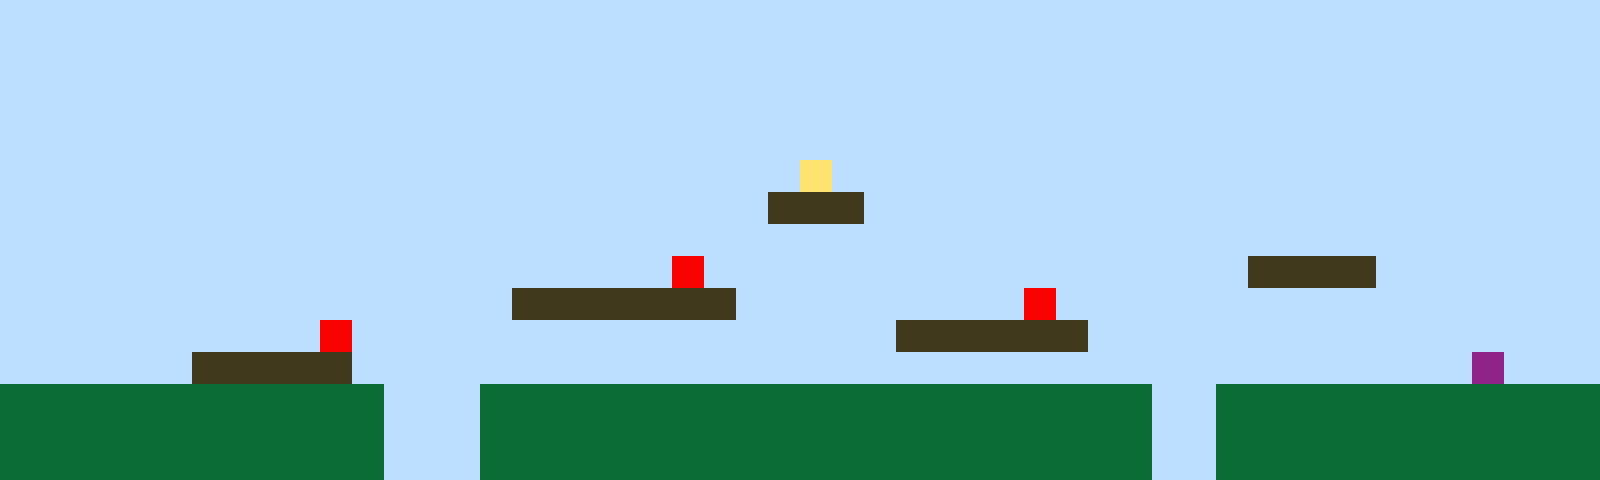

Below is a game level as drawn by its tile map, then a one-line description and the .tmx file that defines it, in full:
An orthogonal 50x15 tile map with 32x32 px tiles, 1 tile layer (Tile Layer 1).

<map version="1.10" tiledversion="1.11.2" orientation="orthogonal" renderorder="right-up" width="50" height="15" tilewidth="32" tileheight="32" infinite="0" nextlayerid="2" nextobjectid="1"><editorsettings><export target="map1.csv" format="csv" /></editorsettings><tileset firstgid="1" name="sprites" tilewidth="32" tileheight="32" tilecount="6" columns="3"><image source="sprites.png" width="96" height="64" /></tileset><layer id="1" name="Tile Layer 1" width="50" height="15"><data encoding="csv">1,1,1,1,1,1,1,1,1,1,1,1,1,1,1,1,1,1,1,1,1,1,1,1,1,1,1,1,1,1,1,1,1,1,1,1,1,1,1,1,1,1,1,1,1,1,1,1,1,1,1,1,1,1,1,1,1,1,1,1,1,1,1,1,1,1,1,1,1,1,1,1,1,1,1,1,1,1,1,1,1,1,1,1,1,1,1,1,1,1,1,1,1,1,1,1,1,1,1,1,1,1,1,1,1,1,1,1,1,1,1,1,1,1,1,1,1,1,1,1,1,1,1,1,1,1,1,1,1,1,1,1,1,1,1,1,1,1,1,1,1,1,1,1,1,1,1,1,1,1,1,1,1,1,1,1,1,1,1,1,1,1,1,1,1,1,1,1,1,1,1,1,1,1,1,1,1,1,1,1,1,1,1,1,1,1,1,1,1,1,1,1,1,1,1,1,1,1,1,1,1,1,1,1,1,1,1,1,1,1,1,1,1,1,1,1,1,1,1,1,1,1,1,1,1,1,1,1,1,1,1,1,1,1,1,1,1,1,1,1,1,1,1,1,1,1,1,1,1,1,1,1,1,1,1,1,1,1,1,1,1,1,1,1,1,1,1,1,1,1,1,1,1,1,1,4,1,1,1,1,1,1,1,1,1,1,1,1,1,1,1,1,1,1,1,1,1,1,1,1,1,1,1,1,1,1,1,1,1,1,1,1,1,1,1,1,1,1,1,1,1,1,1,1,3,3,3,1,1,1,1,1,1,1,1,1,1,1,1,1,1,1,1,1,1,1,1,1,1,1,1,1,1,1,1,1,1,1,1,1,1,1,1,1,1,1,1,1,1,1,1,1,1,1,1,1,1,1,1,1,1,1,1,1,1,1,1,1,1,1,1,1,1,1,1,1,1,1,1,1,1,1,1,1,1,1,1,1,1,1,1,1,1,1,1,1,1,1,1,1,1,5,1,1,1,1,1,1,1,1,1,1,1,1,1,1,1,1,1,3,3,3,3,1,1,1,1,1,1,1,1,1,1,1,1,1,1,1,1,1,1,1,1,1,1,1,3,3,3,3,3,3,3,1,1,1,1,1,1,1,1,1,5,1,1,1,1,1,1,1,1,1,1,1,1,1,1,1,1,1,1,1,1,1,1,1,1,1,1,1,5,1,1,1,1,1,1,1,1,1,1,1,1,1,1,1,1,1,3,3,3,3,3,3,1,1,1,1,1,1,1,1,1,1,1,1,1,1,1,1,1,1,1,1,1,1,3,3,3,3,3,1,1,1,1,1,1,1,1,1,1,1,1,1,1,1,1,1,1,1,1,1,1,1,1,1,1,1,1,1,1,1,1,1,1,1,6,1,1,1,2,2,2,2,2,2,2,2,2,2,2,2,1,1,1,2,2,2,2,2,2,2,2,2,2,2,2,2,2,2,2,2,2,2,2,2,1,1,2,2,2,2,2,2,2,2,2,2,2,2,2,2,2,2,2,2,2,2,2,2,2,2,1,1,1,2,2,2,2,2,2,2,2,2,2,2,2,2,2,2,2,2,2,2,2,2,1,1,2,2,2,2,2,2,2,2,2,2,2,2,2,2,2,2,2,2,2,2,2,2,2,2,1,1,1,2,2,2,2,2,2,2,2,2,2,2,2,2,2,2,2,2,2,2,2,2,1,1,2,2,2,2,2,2,2,2,2,2,2,2</data></layer></map>
